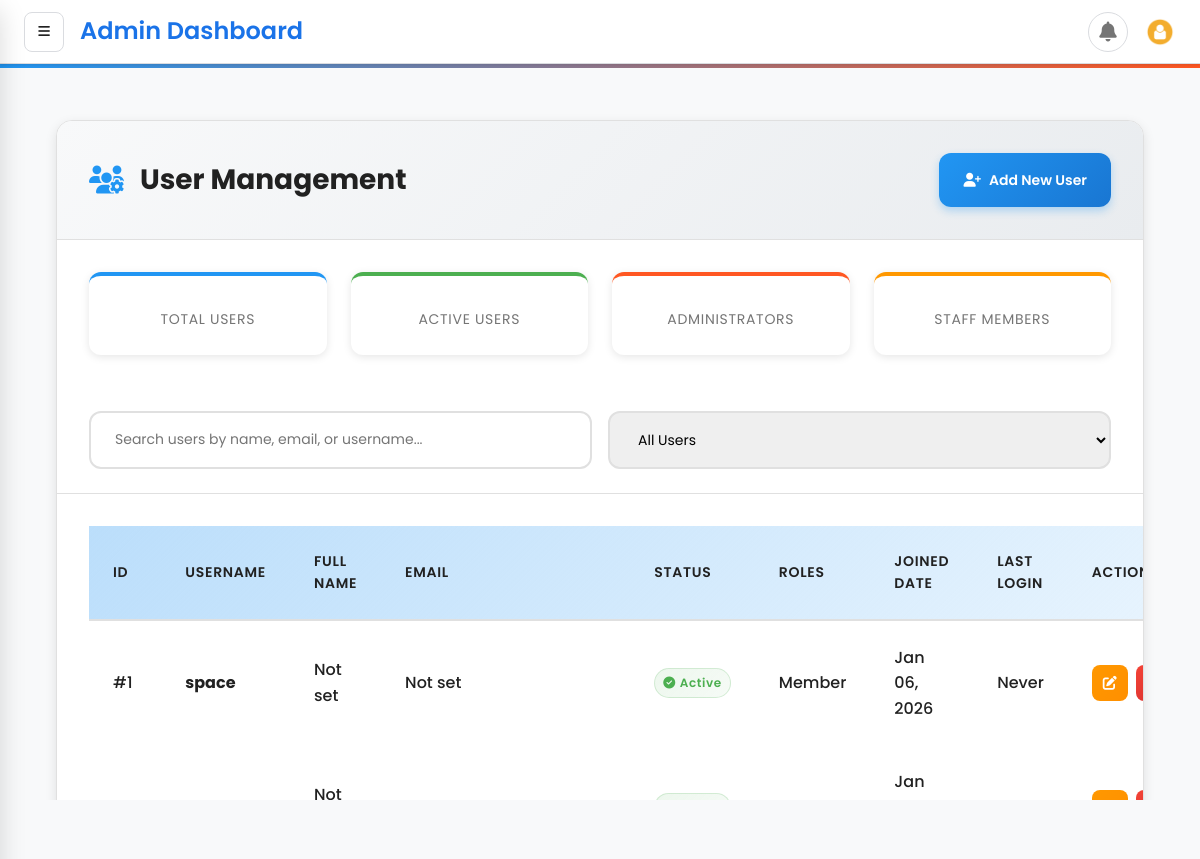
The page /accounts/users/ (signed in) on the database its author committed.
### users/models.py (models this page shows, shortened)
class User(AbstractBaseUser, PermissionsMixin):
    roles =[
        ('admin','Admin'),
        ('Chairperson','Chairperson'),
        ('Secretary','Secretary'),
        ('Accountant','Accountant'),
        ('Member','Member'),
    ]
    username = models.CharField(max_length=255, blank=True, unique=True)
    email = models.EmailField(max_length=255, unique=True, null=True, blank=True)
    firstname = models.CharField(max_length=30, null=True, blank=True)
    lastname = models.CharField(max_length=30, null=True, blank=True)
    is_active = models.BooleanField(default=True)
    roles = models.CharField(max_length=50, choices=roles, default='Member')
    date_joined = models.DateTimeField(default=timezone.now)
    is_staff = models.BooleanField(default=False)
    is_verified = models.BooleanField(default=False)
    phone = models.CharField(max_length=15, blank=True, null=True)
    force_password_change = models.BooleanField(default=True)
    objects = ManagerUser()
    USERNAME_FIELD = 'username' # primary identifier for django auth
    REQUIRED_FIELDS = []     # required when creating superuser

### users/views.py (the view)
# urls.py: path('users/', list_users, name='list_users'),
@login_required
@user_passes_test(is_admin)
def list_users(request):
    user = User.objects.all()
    users_with_profiles = []
    for users in user:
        users_with_profiles.append({
            'id':users.id,
            'username':users.username,
            'email':users.email,
            'first_name':users.firstname,
            'last_name':users.lastname,
            'roles':users.roles,
            'is_active':users.is_active,
            'date_joined':users.date_joined
        })
        context ={'users':users_with_profiles}
    return render(request, 'registration/list_users.html', context)

### users/views.py (called while the page is built)
def is_admin(user):
    return user.is_authenticated and user.roles == 'Admin' or user.is_superuser

### templates/registration/list_users.html (shortened to what this page needs)
{% extends 'base.html' %}
{% block content %}
<div class="page-container">
    <div class="modern-card">
        <div class="modern-header">
            <h1 class="page-title">
                <i class="fas fa-users-cog"></i>
                User Management
            </h1>
            <a href="{% url 'add_user' %}" class="modern-button">
                <i class="fas fa-user-plus"></i>
                Add New User
            </a>
        </div>
        <div class="stats-container">
            {% with total_users=users.count %}
            {% with active_users=users.filter.is_active.count %}
            {% with superusers=users.filter.is_superuser.count %}
            {% with staff_users=users.filter.is_staff.count %}
            <div class="stat-card">
                <div class="stat-label">Total Users</div>
            </div>
            <div class="stat-card active">
                <div class="stat-label">Active Users</div>
            </div>
            <div class="stat-card superusers">
                <div class="stat-label">Administrators</div>
            </div>
            <div class="stat-card staff">
                <div class="stat-label">Staff Members</div>
            </div>
            {% endwith %}
            {% endwith %}
            {% endwith %}
            {% endwith %}
        </div>
        <div class="filter-container">
            <input type="text"
                   class="search-input"
                   placeholder="Search users by name, email, or username..."
                   id="userSearch">
            <select class="search-input" id="userFilter">
                <option value="all">All Users</option>
            </select>
        </div>
        <div class="table-container">
            {% if users %}
                <table class="modern-table" id="usersTable">
                    <thead>
                        <tr>
                            <th>ID</th>
                            <th>Username</th>
                            <th>Full Name</th>
                            <th>Email</th>
                            <th>Status</th>
                            <th>Roles</th>
                            <th>Joined Date</th>
                            <th>Last Login</th>
                            <th>Actions</th>
                        </tr>
                    </thead>
                    <tbody>
                        {% for user in users %}
                        <tr class="user-row"
                            data-username="{{ user.username|lower }}"
                            data-email="{{ user.email|lower }}"
                            data-name="{{ user.get_full_name|lower }}"
                            data-status="{% if user.is_active %}active{% else %}inactive{% endif %}"
                            data-roles="{% if user.is_superuser %}superuser {% endif %}{% if user.is_staff %}staff{% endif %}">
                            <td>#{{ user.id }}</td>
                            <td>
                                <strong>{{ user.username }}</strong>
                            </td>
                            <td>
                                {% if user.get_full_name %}
                                    {{ user.get_full_name }}
                                {% else %}
                                    <span class="text-secondary">Not set</span>
                                {% endif %}
                            </td>
                            <td>{{ user.email|default:"Not set" }}</td>
                            <td>
                                <span class="status-badge {% if user.is_active %}status-active{% else %}status-inactive{% endif %}">
                                    {% if user.is_active %}
                                        <i class="fas fa-check-circle" style="margin-right: 4px;"></i> Active
                                    {% else %}
                                        <i class="fas fa-times-circle" style="margin-right: 4px;"></i> Inactive
                                    {% endif %}
                                </span>
                            </td>
                            <td>
                                {% if not user.is_superuser and not user.is_staff %}
                                    <span class="text-secondary">Member</span>
                                {% endif %}
                            </td>
                            <td>
                                <span title="{{ user.date_joined|date:'Y-m-d H:i:s' }}">
                                    {{ user.date_joined|date:"M d, Y" }}
                                </span>
                            </td>
                            <td>
                                {% if user.last_login %}
                                    <span title="{{ user.last_login|date:'Y-m-d H:i:s' }}">
                                        {{ user.last_login|timesince }} ago
                                    </span>
                                {% else %}
                                    <span class="text-secondary">Never</span>
                                {% endif %}
                            </td>
                            <td>
                                <div class="action-buttons">
                                    <a href="{% url 'edit_user' user.id %}"
                                       class="action-btn edit-btn"
                                       title="Edit User">
                                        <i class="fas fa-edit"></i>
                                    </a>
                                    {% if user.id != request.user.id %}
                                    <button class="action-btn delete-btn"
                                            data-user-id="{{ user.id }}"
                                            data-username="{{ user.username }}"
                                            title="Delete User">
                                    </button>
                                    {% endif %}
                                </div>
                            </td>
                        </tr>
                        {% endfor %}
                    </tbody>
                </table>
            {% endif %}
        </div>
    </div>
</div>
{% endblock content %}

### templates/base.html (style rules this page uses)
* { margin: 0; padding: 0; box-sizing: border-box; -webkit-tap-highlight-color: transparent; font-family: "Poppins", -apple-system, BlinkMacSystemFont, sans-serif; }
:root { --primary: #1a73e8; --primary-dark: #0d47a1; --primary-light: #42a5f5; --secondary: #34a853; --secondary-dark: #2e7d32; --accent: #fbbc04; --danger: #ea4335; --warning: #fbbc04; --success: #34a853; --info: #4285f4; --background: #f8f9fa; --surface: #ffffff; --surface-dark: #202124; --text-primary: #202124; --text-secondary: #5f6368; --text-disabled: #9aa0a6; --divider: #dadce0; --shadow-sm: 0 1px 3px rgba(0, 0, 0, 0.12); --shadow-md: 0 4px 6px rgba(0, 0, 0, 0.1); --shadow-lg: 0 10px 25px rgba(0, 0, 0, 0.15); --shadow-xl: 0 20px 40px rgba(0, 0, 0, 0.2); --radius-sm: 8px; --radius-md: 12px; --radius-lg: 16px; --radius-xl: 24px; --radius-full: 9999px; --space-xs: 4px; --space-sm: 8px; --space-md: 16px; --space-lg: 24px; --space-xl: 32px; --space-2xl: 48px; --transition-fast: 150ms ease; --transition-base: 250ms ease; --transition-slow: 350ms ease; --sidebar-width: 280px; --sidebar-collapsed: 72px; --header-height: 64px; }
body { font-family: "Poppins", -apple-system, BlinkMacSystemFont, sans-serif; background: var(--background); color: var(--text-primary); line-height: 1.6; -webkit-font-smoothing: antialiased; -moz-osx-font-smoothing: grayscale; overflow: hidden; }
h1 { font-size: 2rem; font-weight: 700; }

### rows shown on the page
User: username "space", date_joined "Jan 06, 2026"
User: date_joined "Jan…"

### other values the page prints
{{ user.id }} "1"
{{ user.email|default:"Not set" }} "Not set"
